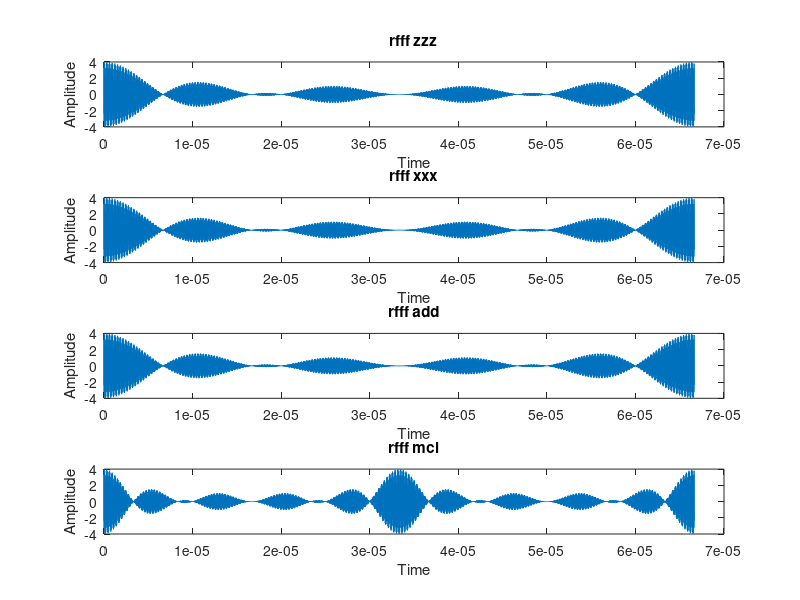

The MATLAB script that drew this image:
fc = 1.8e9;
fspace = 15e3;
dt = 27.65 / fc;
t = 0:dt:1/fspace;
m = 4;
nCarriers = 4;
nc = nCarriers + 1;
co = sqrt(m / 4); % 每象限的點間距
% 定義 N，這裡 N 是空間的維度
N = 4;  % 假設 N = 4 維空間
p = 2;  % 設定範數

% % 所有 I 和 Q 的組合
% I = [1:-1/co:1/co, -1/co:-1/co:-1];
% Q = [1:-1/co:1/co, -1/co:-1/co:-1] * 1j; % 使用 j 代表虛數
% 
% % 使用 meshgrid 生成星座圖
% [Igrid, Qgrid] = meshgrid(I, Q);
% symbolmap = Igrid + Qgrid; % 組合 I 和 Q

% WN 的公式
vol_WN = (2^(N-1) * pi^((N-1)/2)) / gamma((N+1)/2);

% 定義星座點數量和符號生成
symbolmap = zeros(m, N); % 初始化符號矩陣

% 生成符號位於高維球面上
for i = 1:m
    % 計算均勻的角度分佈
    % 使用不同的角度，根據符號的索引 i
    theta = (0:N-1) * (2 * pi * i / m);  % 為每個符號使用不同的角度

    % 計算每個維度
    r = 1;  % 半徑為 1，確保在單位球面上
    am = zeros(1, N);  % 初始化符碼
    for j = 1:N-1
        am(j) = r * cos(theta(j));  % 實部
    end
    am(N) = r * sin(theta(1));  % 將最後一維單獨計算以保持維度

    % 將符號存儲到符號映射中
    symbolmap(i, :) = am;
end

% 確認符號是否不同
disp('symbolmap_final[]:');
for idx = 1:length(symbolmap)
    fprintf('%d: %.4f + %.4fi\n', idx, real(symbolmap(idx)), imag(symbolmap(idx)));
end


%零點遷移
%am_final = (sum(am)) / 2 + 1;
%am_final = 2 + ((2^p)/(m-1)^(p-1));
am_final = 0;%用以測試無零點遷移的波形

symbolmap_final = [symbolmap; am_final * ones(1, N)];  % 添加 am_final 作為一個符號

% 生成 OFDM 波形
symbols = symbolmap_final(:);
zzz = zeros(nCarriers, length(t)); % 初始化 zzz 為一個二維數組
xxx = zeros(nCarriers, length(t));

for n = 1:nCarriers
    zzz(n, :) = symbols(n) .* exp(1i * 2 * pi * fspace * n * t); % 第 n 個子載波
    xxx(n, :) = symbols(1) .* exp(1i * 2 * pi * fspace * n * t); % 第 n 個子載波
end

zzxx_add = [zzz, xxx];
zzxx_mcl = zzz .* xxx;

% 生成第 nc 個子載波
zzz_nc = am_final .* exp(1i * 2 * pi * fspace * nc * t); % 第 nc 個子載波
zzz_nc = repmat(zzz_nc, 1, 2); % 重複 zzz_nc 使其長度與 zzxx_add 匹配

% 合併
zzxx_add_final = [zzxx_add; zzz_nc]; % 修改：直接添加 zzz_nc，無需轉置
zzxx_mcl_final = [zzxx_mcl; zzz_nc(:, 1:size(zzxx_mcl, 2))]; % 修改：確保尺寸匹配

% 計算 rfff 和 rffff
rfff_zzz = cos(2 * pi * fc * t) .* sum(zzz, 1); % 合併所有子載波
rfff_xxx = cos(2 * pi * fc * t) .* sum(xxx, 1);
rfff_add = cos(2 * pi * fc * t) .* sum(zzxx_add_final(:, 1:length(t)), 1); % 修改：只使用前半部分
rfff_mcl = cos(2 * pi * fc * t) .* sum(zzxx_mcl_final, 1);

% MIMO 系統參數
h11 = 1; h12 = 0.5;
h21 = 0.3; h22 = 1.2;

% 選擇 OFDM 的 zzz 子載波作為 MIMO 的輸入
x1 = zzz(1, :); % 使用 zzz 的第 1 子載波作為 x1
x2 = zzz(2, :); % 使用 zzz 的第 2 子載波作為 x2

% 雜訊向量，這裡假設為隨機的雜訊
n1 = randn(size(x1)) * 0.01; 
n2 = randn(size(x2)) * 0.01;

% MIMO的矩陣公式
y1 = h11 * x1 + h12 * x2 + n1;
y2 = h21 * x1 + h22 * x2 + n2;

% 繪製MIMO接收訊號
% figure(1);
% subplot(2, 1, 1);
% plot(real(y1)), title('y1 (接收訊號)');
% xlabel('時間');
% ylabel('幅值');
% subplot(2, 1, 2);
% plot(real(y2)), title('y2 (接收訊號)');
% xlabel('時間');
% ylabel('幅值');


% 確認數值用
%disp(['am_final: ', num2str(am_final), '(零點遷移)']);
disp('symbolmap_final[]:');
for idx = 1:length(symbolmap_final)
    fprintf('%d: %.4f + %.4fi\n', idx, real(symbolmap_final(idx)), imag(symbolmap_final(idx)));
end

% 繪製波形
figure(nCarriers + 1);
subplot(4, 1, 1), plot(t, real(rfff_zzz)), title('rfff_ zzz'), xlabel('Time'), ylabel('Amplitude');
subplot(4, 1, 2), plot(t, real(rfff_xxx)), title('rfff_ xxx'), xlabel('Time'), ylabel('Amplitude');
subplot(4, 1, 3), plot(t, real(rfff_add)), title('rfff_ add'), xlabel('Time'), ylabel('Amplitude');
subplot(4, 1, 4), plot(t, real(rfff_mcl)), title('rfff_ mcl'), xlabel('Time'), ylabel('Amplitude');
